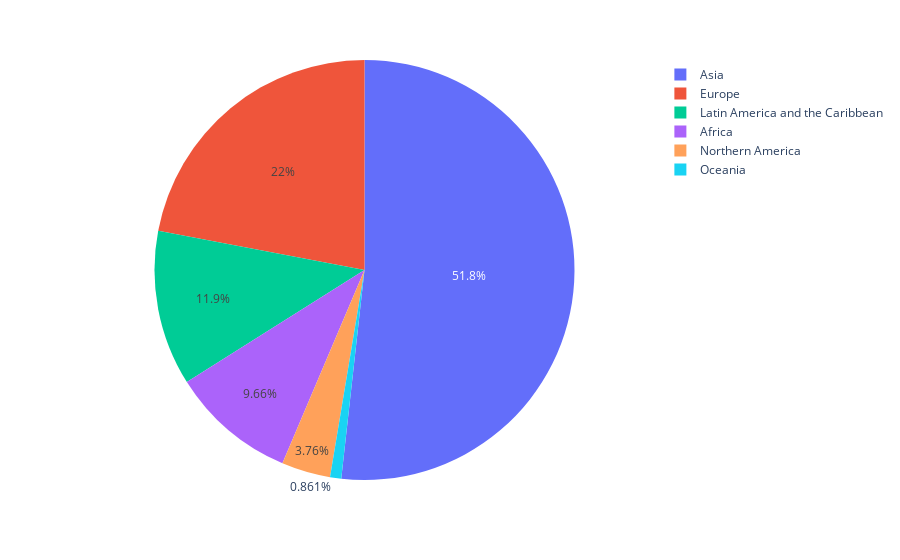

The code cell stored with this chart in its notebook:
### Code cell
px.pie(data_frame=continents, labels='continents',values='Total',names='Continent')

### Figure 1 — Plotly figure (JSON) as saved in the notebook; plotly's stock layout.template omitted (floating-point values rounded to 4 significant figures)
{"data": [{"domain": {"x": [0, 1], "y": [0, 1]}, "hovertemplate": "Continent=%{label}<br>Total=%{value}<extra></extra>", "labels": ["Africa", "Asia", "Europe", "Latin America and the Caribbean", "Northern America", "Oceania"], "legendgroup": "", "name": "", "showlegend": true, "type": "pie", "values": [618948, 3317794, 1410947, 765148, 241142, 55174]}], "layout": {"legend": {"tracegroupgap": 0}, "margin": {"t": 60}}}
